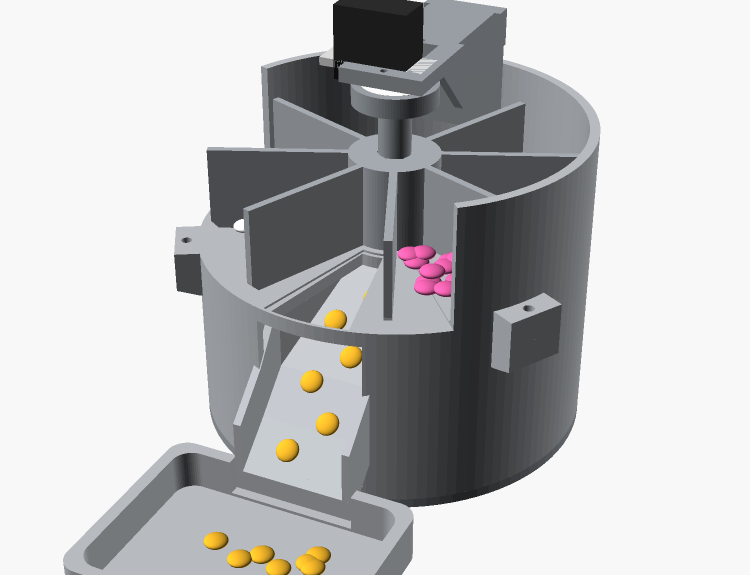
#> input picture cad/v3/previews/v3_cutaway.png, 1500 x 1150 px (shown at 1/2 size)
$ python annotate_hero.py
#> lines starting #> are read from the running program, lines starting #| are printed output that depends on the picture
from PIL import Image, ImageDraw, ImageFont

SRC = 'previews/v3_cutaway.png'
DST = 'previews/v3_hero_annotated.png'

PAD_L, PAD_R, PAD_T, PAD_B = 430, 430, 90, 40
FB = '/usr/share/fonts/truetype/dejavu/DejaVuSans-Bold.ttf'
FR = '/usr/share/fonts/truetype/dejavu/DejaVuSans.ttf'

base = Image.open(SRC).convert('RGB')
#> base is the input picture: PIL image 1500x1150 RGB; mean R, G, B 187.9, 188.1, 188.6
W, H = base.size
#> W = 1500; H = 1150
canvas = Image.new('RGB', (W + PAD_L + PAD_R, H + PAD_T + PAD_B), (255, 255, 255))
#> canvas: PIL image 2360x1280 RGB; every value is 255
canvas.paste(base, (PAD_L, PAD_T))
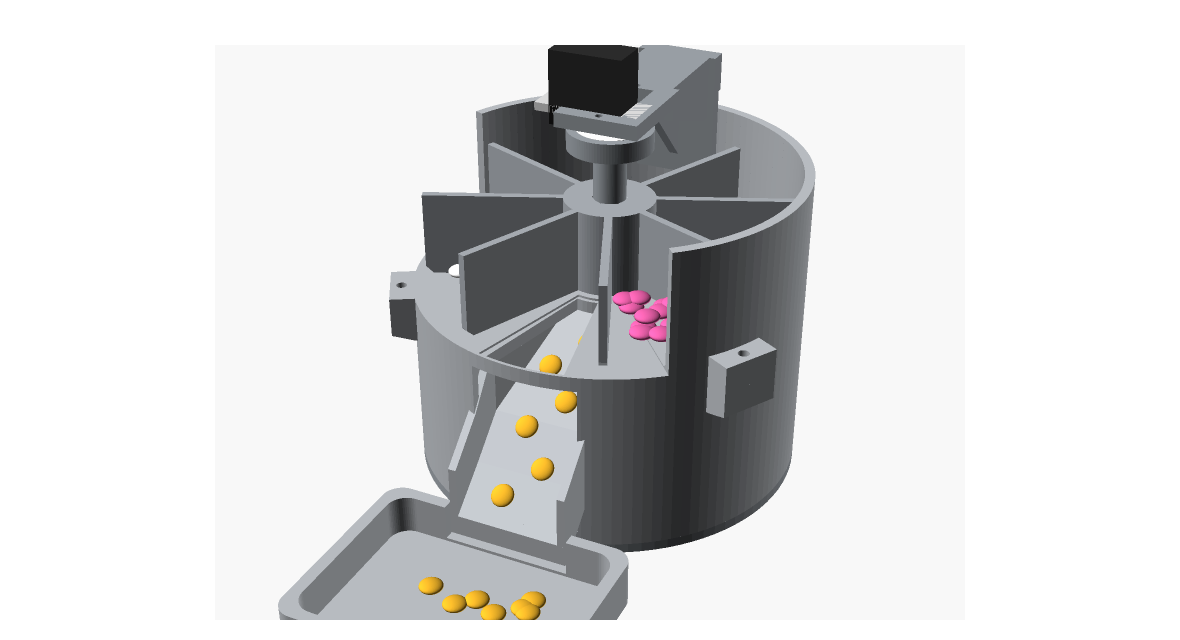
#> canvas: PIL image 2360x1280 RGB (shown at 1/2 size); mean R, G, B 216.7, 216.8, 217.1
d = ImageDraw.Draw(canvas)

f_title = ImageFont.truetype(FB, 40)
f_lab = ImageFont.truetype(FB, 24)
f_sub = ImageFont.truetype(FR, 21)

INK = (25, 28, 32)
ACC = (0, 96, 190)
RED = (200, 30, 40)


def O(p):
    return (p[0] + PAD_L, p[1] + PAD_T)


# side, anchor in render coords, label, sub-lines, label y, accent
LABELS = [
    ('R', (755, 180), 'MG90S servo', ['Body sits above the plate,', 'output shaft points down'], 120, ACC),
    ('R', (890, 240), 'Support bracket', ['Screws in from OUTSIDE the wall, and', 'starts above the divider tops'], 300, ACC),
    ('R', (752, 335), 'Printed drive shaft', ['Loose hex into the hub: passes', 'torque, never side-loads it'], 470, INK),
    ('R', (815, 570), 'Pills rest on the deck', ['Bins have no floor and no', 'outer wall, exactly as drawn'], 640, INK),
    ('R', (975, 660), 'Two printed bodies,', ['three screwed ears. Split here so', 'both halves print support-free'], 810, INK),
    ('L', (545, 460), '8 open compartments', ['Dividers sweep 0.35 mm', 'above the deck'], 160, INK),
    ('L', (725, 610), '24\u00b0 discharge wedge', ['This bin has just dumped. At rest it', 'covers the wedge: \u00b16\u00b0 of park margin'], 380, RED),
    ('L', (667, 798), '45\u00b0 chute, integral', ['One unbroken ramp from the', 'wedge to the tray lip'], 620, INK),
    ('L', (440, 1011), 'Catch tray', ['Mouth wall cut down; the chute', 'lip overhangs into the well'], 860, INK),
]

d.text((PAD_L + 10, 24), 'v3 concept \u2014 integral deck, 8 open compartments, single servo',
       font=f_title, fill=INK)

for side, anchor, title, subs, ly, accent in LABELS:
    ax, ay = O(anchor)
    tw = max(d.textlength(title, font=f_lab),
             max(d.textlength(s, font=f_sub) for s in subs))
    bh = 34 + 26 * len(subs)
    if side == 'R':
        bx = PAD_L + W + 26
        d.rectangle([bx - 12, ly + PAD_T - 8, bx + tw + 14, ly + PAD_T + bh], fill=(248, 249, 250))
        d.text((bx, ly + PAD_T), title, font=f_lab, fill=accent)
        for i, s in enumerate(subs):
            d.text((bx, ly + PAD_T + 30 + 26 * i), s, font=f_sub, fill=INK)
        elbow = (bx - 26, ly + PAD_T + 12)
    else:
        bx = PAD_L - 26
        d.rectangle([bx - tw - 14, ly + PAD_T - 8, bx + 12, ly + PAD_T + bh], fill=(248, 249, 250))
        d.text((bx - tw, ly + PAD_T), title, font=f_lab, fill=accent)
        for i, s in enumerate(subs):
            d.text((bx - tw, ly + PAD_T + 30 + 26 * i), s, font=f_sub, fill=INK)
        elbow = (bx + 26, ly + PAD_T + 12)
    d.line([elbow, (ax, ay)], fill=accent, width=3)
    d.ellipse([ax - 7, ay - 7, ax + 7, ay + 7], fill=accent)
#> this loop made 9 passes
#> tw on passes 1 to 9: 274.3, 398.2, 326.2, 296, 345.6, 297, 403.3, 306.7, 331.5

canvas.save(DST)
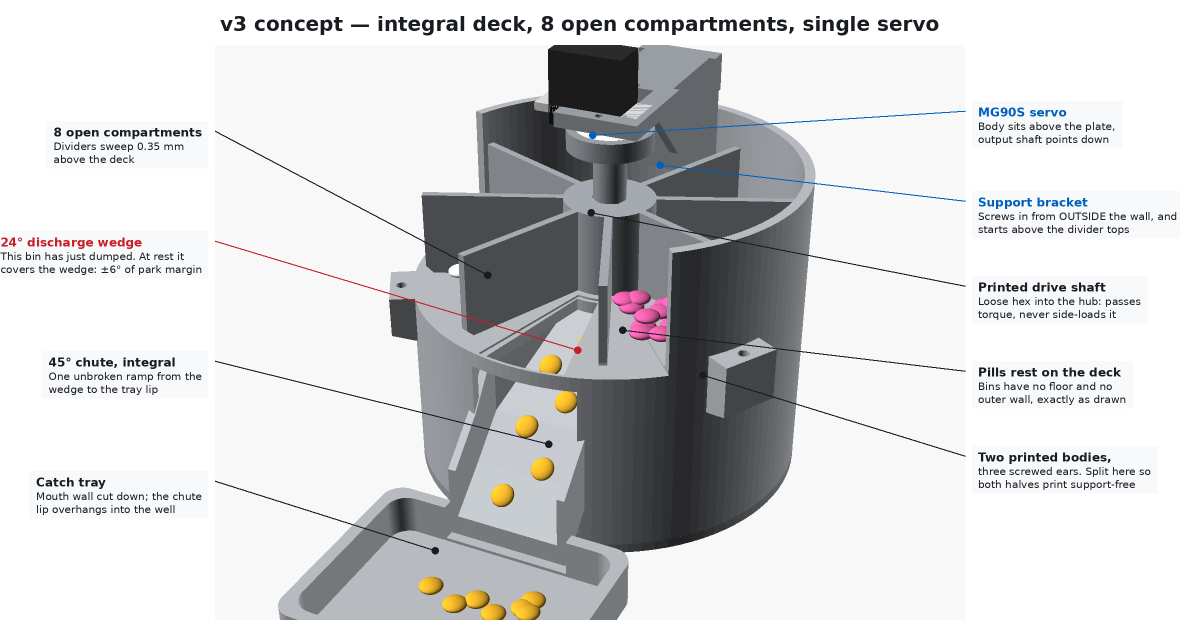
#> saved as v3_hero_annotated.png: PIL image 2360x1280 RGB (shown at 1/2 size); mean R, G, B 211.3, 211.5, 212.2
print(DST, canvas.size)
#| previews/v3_hero_annotated.png (2360, 1280)

$ run again, with cad/v3/previews/coupon_1_sector.png copied over cad/v3/previews/v3_cutaway.png
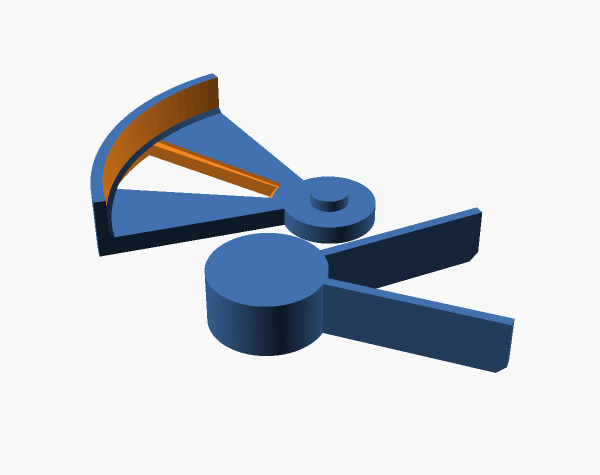
#> input picture cad/v3/previews/coupon_1_sector.png, 1200 x 950 px (shown at 1/2 size)
#> base is the input picture: PIL image 1200x950 RGB; mean R, G, B 209.3, 213.7, 219.9
#> `canvas.paste(base, (PAD_L, PAD_T))`:
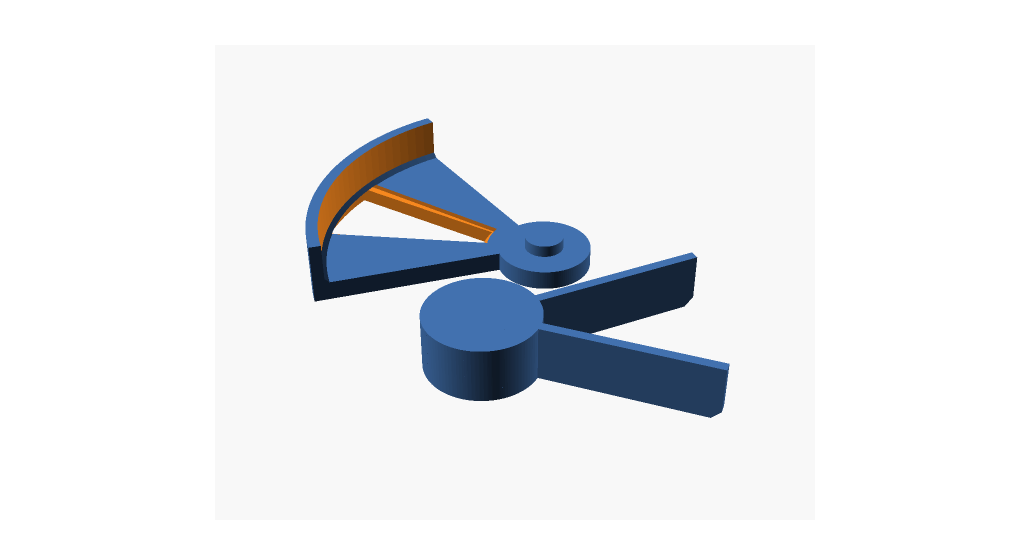
#> canvas: PIL image 2060x1080 RGB (shown at 1/2 size); mean R, G, B 231.6, 233.8, 237
#> the loop `for side, anchor, title, subs, ly, accent in LABELS:` made 9 passes
#> tw on passes 1 to 8: 274.3, 398.2, 326.2, 296, 345.6, 297, 403.3, 306.7
#> `canvas.save(DST)`:
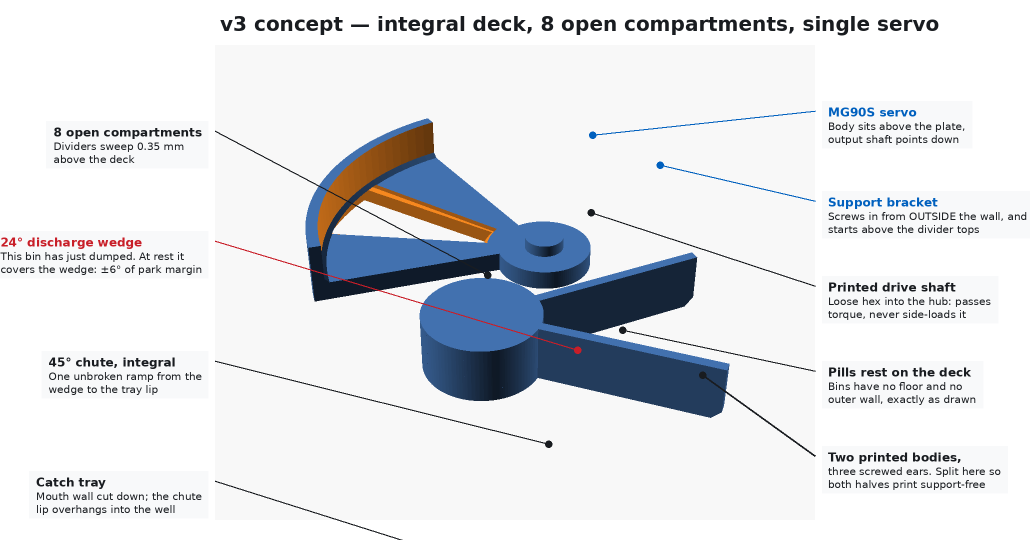
#> saved as v3_hero_annotated.png: PIL image 2060x1080 RGB (shown at 1/2 size); mean R, G, B 224.4, 226.7, 230.3
#| previews/v3_hero_annotated.png (2060, 1080)

$ run again, with cad/v3/previews/coupon_2_drive_train.png copied over cad/v3/previews/v3_cutaway.png
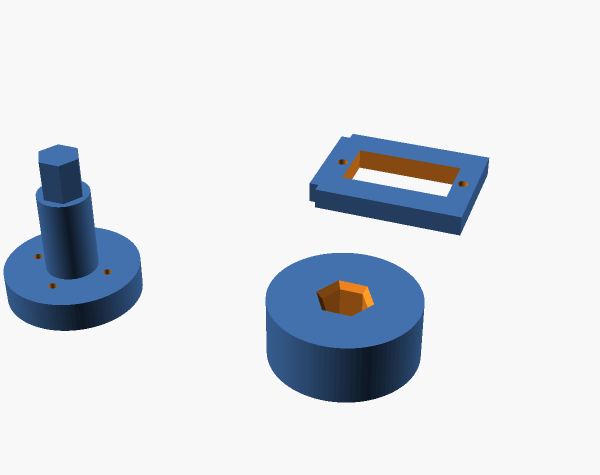
#> input picture cad/v3/previews/coupon_2_drive_train.png, 1200 x 950 px (shown at 1/2 size)
#> base is the input picture: PIL image 1200x950 RGB; mean R, G, B 216.4, 221.2, 227.7
#> `canvas.paste(base, (PAD_L, PAD_T))`:
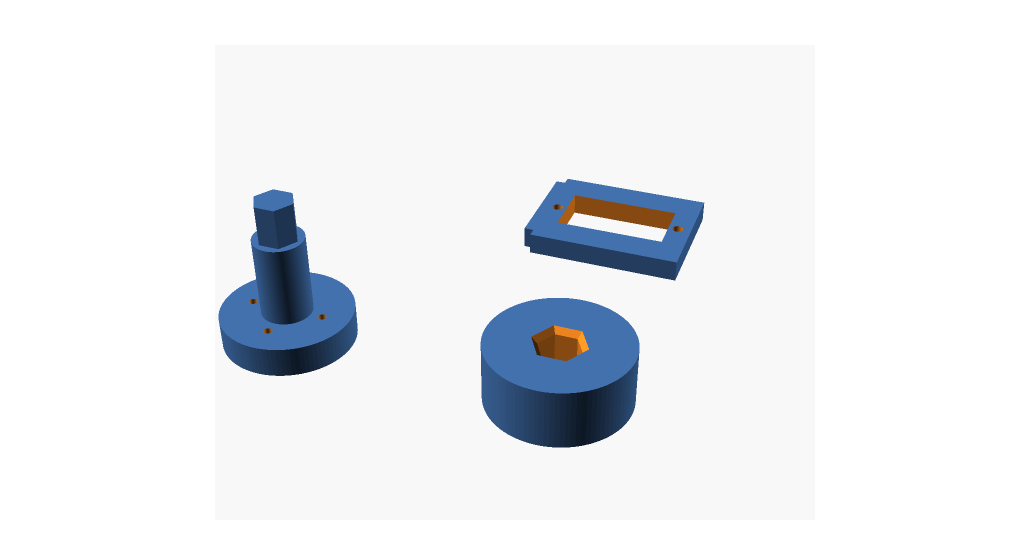
#> canvas: PIL image 2060x1080 RGB (shown at 1/2 size); mean R, G, B 235.2, 237.7, 241
#> the loop `for side, anchor, title, subs, ly, accent in LABELS:` made 9 passes
#> tw on passes 1 to 8: 274.3, 398.2, 326.2, 296, 345.6, 297, 403.3, 306.7
#> `canvas.save(DST)`:
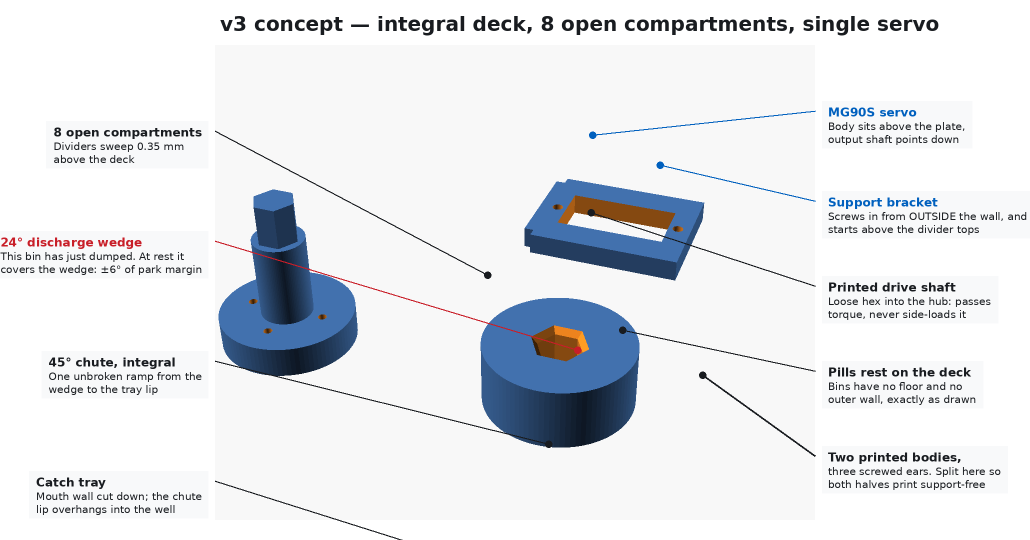
#> saved as v3_hero_annotated.png: PIL image 2060x1080 RGB (shown at 1/2 size); mean R, G, B 228, 230.6, 234.3
#| previews/v3_hero_annotated.png (2060, 1080)

$ run again, with cad/v3/previews/coupon_3_chute_dock.png copied over cad/v3/previews/v3_cutaway.png
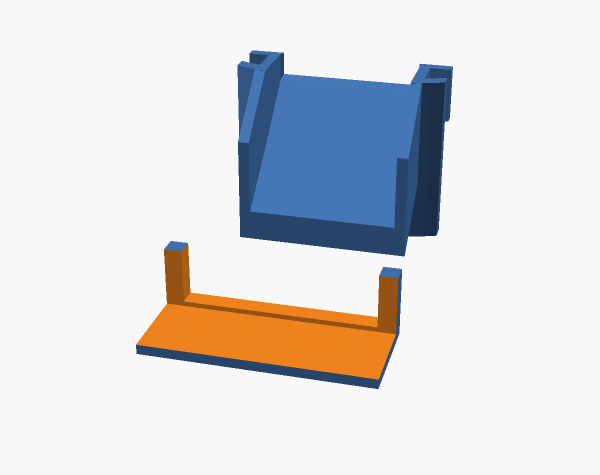
#> input picture cad/v3/previews/coupon_3_chute_dock.png, 1200 x 950 px (shown at 1/2 size)
#> base is the input picture: PIL image 1200x950 RGB; mean R, G, B 220.4, 220.2, 221.9
#> `canvas.paste(base, (PAD_L, PAD_T))`:
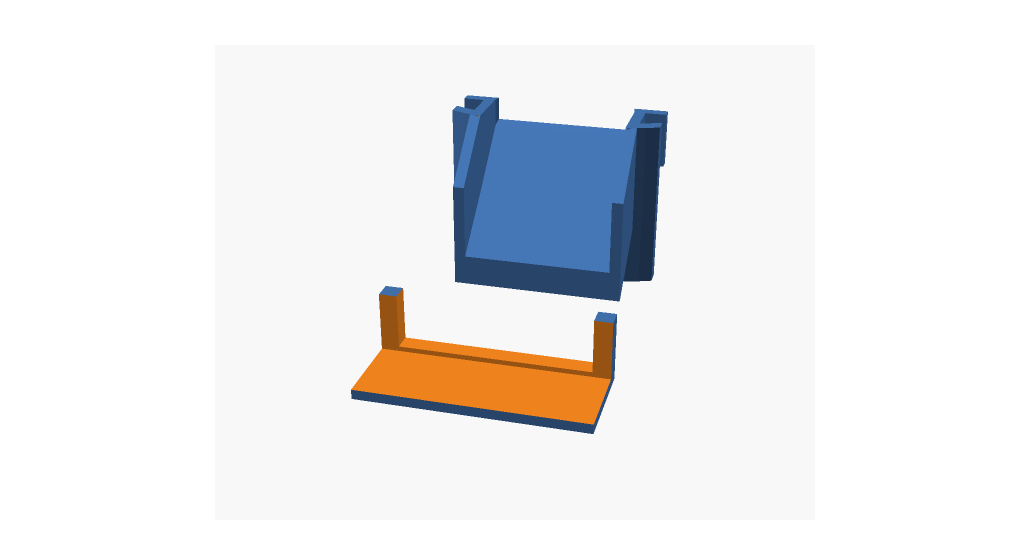
#> canvas: PIL image 2060x1080 RGB (shown at 1/2 size); mean R, G, B 237.3, 237.2, 238
#> the loop `for side, anchor, title, subs, ly, accent in LABELS:` made 9 passes
#> tw on passes 1 to 8: 274.3, 398.2, 326.2, 296, 345.6, 297, 403.3, 306.7
#> `canvas.save(DST)`:
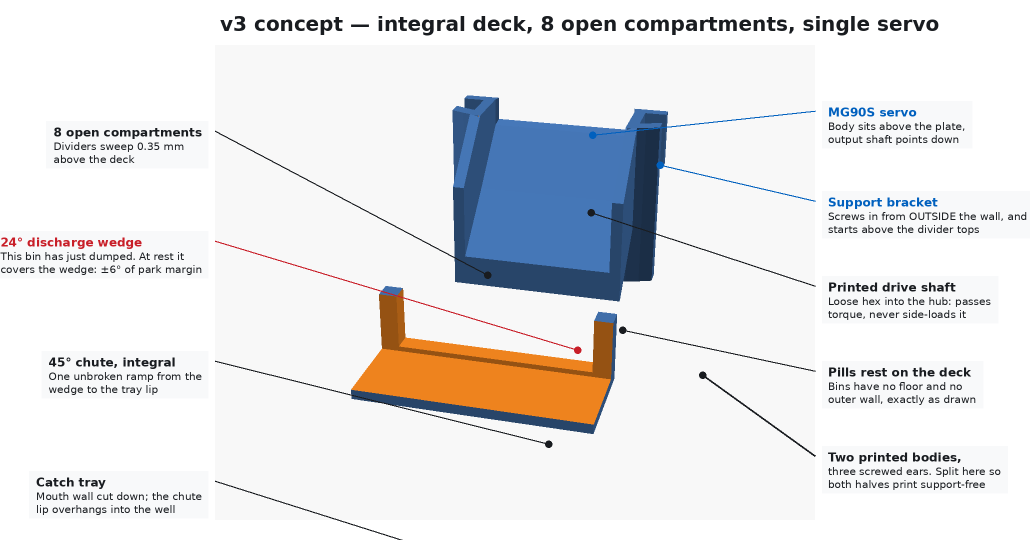
#> saved as v3_hero_annotated.png: PIL image 2060x1080 RGB (shown at 1/2 size); mean R, G, B 230, 230, 231.3
#| previews/v3_hero_annotated.png (2060, 1080)
